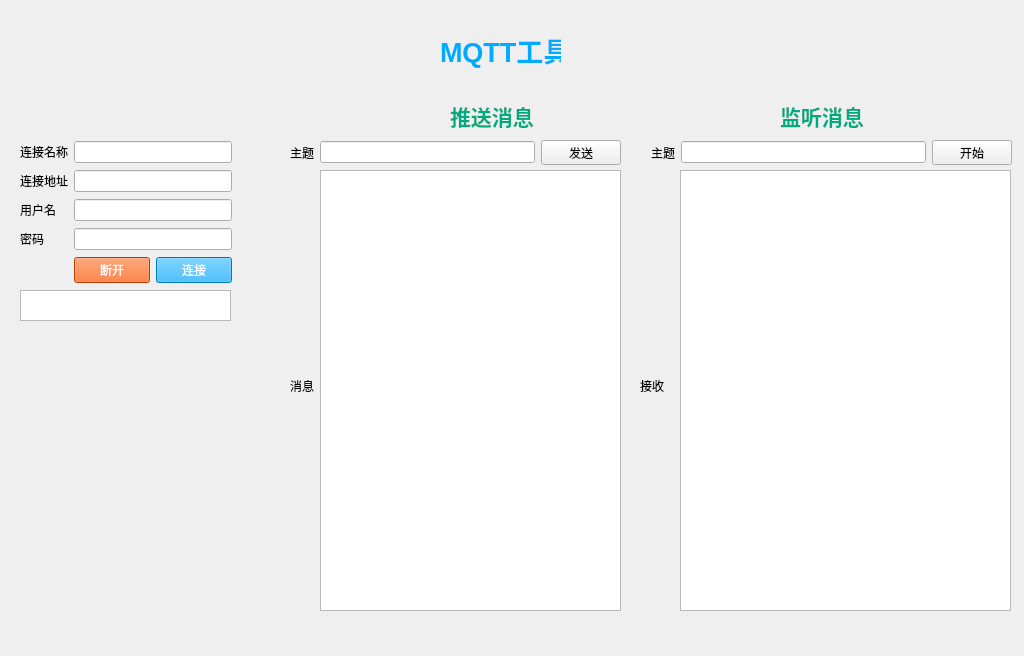
<?xml version="1.0" encoding="UTF-8"?>
<ui version="4.0">
 <class>Form</class>
 <widget class="QWidget" name="Form">
  <property name="geometry">
   <rect>
    <x>0</x>
    <y>0</y>
    <width>1024</width>
    <height>656</height>
   </rect>
  </property>
  <property name="windowTitle">
   <string>Form</string>
  </property>
  <widget class="QLabel" name="label">
   <property name="geometry">
    <rect>
     <x>440</x>
     <y>20</y>
     <width>121</width>
     <height>61</height>
    </rect>
   </property>
   <property name="text">
    <string>&lt;html&gt;&lt;head/&gt;&lt;body&gt;&lt;p&gt;&lt;span style=&quot; font-size:20pt; font-weight:600; color:#00aaff;&quot;&gt;MQTT工具&lt;/span&gt;&lt;/p&gt;&lt;/body&gt;&lt;/html&gt;</string>
   </property>
  </widget>
  <widget class="QLabel" name="label_6">
   <property name="geometry">
    <rect>
     <x>450</x>
     <y>100</y>
     <width>111</width>
     <height>31</height>
    </rect>
   </property>
   <property name="text">
    <string>&lt;html&gt;&lt;head/&gt;&lt;body&gt;&lt;p&gt;&lt;span style=&quot; font-size:16pt; font-weight:600; color:#00aa7f;&quot;&gt;推送消息&lt;/span&gt;&lt;/p&gt;&lt;/body&gt;&lt;/html&gt;</string>
   </property>
  </widget>
  <widget class="QLabel" name="label_8">
   <property name="geometry">
    <rect>
     <x>290</x>
     <y>380</y>
     <width>54</width>
     <height>12</height>
    </rect>
   </property>
   <property name="text">
    <string>消息</string>
   </property>
  </widget>
  <widget class="QTextEdit" name="tsxx">
   <property name="geometry">
    <rect>
     <x>320</x>
     <y>170</y>
     <width>301</width>
     <height>441</height>
    </rect>
   </property>
  </widget>
  <widget class="QLabel" name="label_10">
   <property name="geometry">
    <rect>
     <x>780</x>
     <y>100</y>
     <width>101</width>
     <height>31</height>
    </rect>
   </property>
   <property name="text">
    <string>&lt;html&gt;&lt;head/&gt;&lt;body&gt;&lt;p&gt;&lt;span style=&quot; font-size:16pt; font-weight:600; color:#00aa7f;&quot;&gt;监听消息&lt;/span&gt;&lt;/p&gt;&lt;/body&gt;&lt;/html&gt;</string>
   </property>
  </widget>
  <widget class="QTextEdit" name="jtxx">
   <property name="geometry">
    <rect>
     <x>680</x>
     <y>170</y>
     <width>331</width>
     <height>441</height>
    </rect>
   </property>
  </widget>
  <widget class="QLabel" name="label_11">
   <property name="geometry">
    <rect>
     <x>640</x>
     <y>380</y>
     <width>54</width>
     <height>12</height>
    </rect>
   </property>
   <property name="text">
    <string>接收</string>
   </property>
  </widget>
  <widget class="QTextBrowser" name="ljzt">
   <property name="geometry">
    <rect>
     <x>20</x>
     <y>290</y>
     <width>211</width>
     <height>31</height>
    </rect>
   </property>
   <property name="html">
    <string>&lt;!DOCTYPE HTML PUBLIC &quot;-//W3C//DTD HTML 4.0//EN&quot; &quot;http://www.w3.org/TR/REC-html40/strict.dtd&quot;&gt;
&lt;html&gt;&lt;head&gt;&lt;meta name=&quot;qrichtext&quot; content=&quot;1&quot; /&gt;&lt;style type=&quot;text/css&quot;&gt;
p, li { white-space: pre-wrap; }
&lt;/style&gt;&lt;/head&gt;&lt;body style=&quot; font-family:'SimSun'; font-size:9pt; font-weight:400; font-style:normal;&quot;&gt;
&lt;p align=&quot;center&quot; style=&quot;-qt-paragraph-type:empty; margin-top:0px; margin-bottom:0px; margin-left:0px; margin-right:0px; -qt-block-indent:0; text-indent:0px;&quot;&gt;&lt;br /&gt;&lt;/p&gt;&lt;/body&gt;&lt;/html&gt;</string>
   </property>
  </widget>
  <widget class="QWidget" name="">
   <property name="geometry">
    <rect>
     <x>20</x>
     <y>140</y>
     <width>212</width>
     <height>147</height>
    </rect>
   </property>
   <layout class="QGridLayout" name="gridLayout">
    <item row="1" column="0">
     <widget class="QLabel" name="label_2">
      <property name="text">
       <string>连接地址</string>
      </property>
     </widget>
    </item>
    <item row="2" column="1" colspan="2">
     <widget class="QLineEdit" name="yhm"/>
    </item>
    <item row="0" column="0">
     <widget class="QLabel" name="label_5">
      <property name="text">
       <string>连接名称</string>
      </property>
     </widget>
    </item>
    <item row="1" column="1" colspan="2">
     <widget class="QLineEdit" name="ljdz"/>
    </item>
    <item row="2" column="0">
     <widget class="QLabel" name="label_3">
      <property name="text">
       <string>用户名</string>
      </property>
     </widget>
    </item>
    <item row="4" column="1">
     <widget class="QPushButton" name="dkan">
      <property name="styleSheet">
       <string notr="true">color: rgb(255, 255, 255);
background-color: rgb(255, 85, 0);</string>
      </property>
      <property name="text">
       <string>断开</string>
      </property>
     </widget>
    </item>
    <item row="3" column="1" colspan="2">
     <widget class="QLineEdit" name="mm"/>
    </item>
    <item row="3" column="0">
     <widget class="QLabel" name="label_4">
      <property name="text">
       <string>密码</string>
      </property>
     </widget>
    </item>
    <item row="4" column="2">
     <widget class="QPushButton" name="ljan">
      <property name="styleSheet">
       <string notr="true">color: rgb(255, 255, 255);
background-color: rgb(0, 170, 255);</string>
      </property>
      <property name="text">
       <string>连接</string>
      </property>
     </widget>
    </item>
    <item row="0" column="1" colspan="2">
     <widget class="QLineEdit" name="ljmc"/>
    </item>
   </layout>
  </widget>
  <widget class="QWidget" name="">
   <property name="geometry">
    <rect>
     <x>290</x>
     <y>140</y>
     <width>331</width>
     <height>25</height>
    </rect>
   </property>
   <layout class="QHBoxLayout" name="horizontalLayout">
    <item>
     <widget class="QLabel" name="label_7">
      <property name="text">
       <string>主题</string>
      </property>
     </widget>
    </item>
    <item>
     <widget class="QLineEdit" name="tszt"/>
    </item>
    <item>
     <widget class="QPushButton" name="tsfs">
      <property name="text">
       <string>发送</string>
      </property>
     </widget>
    </item>
   </layout>
  </widget>
  <widget class="QWidget" name="">
   <property name="geometry">
    <rect>
     <x>651</x>
     <y>140</y>
     <width>361</width>
     <height>25</height>
    </rect>
   </property>
   <layout class="QHBoxLayout" name="horizontalLayout_2">
    <item>
     <widget class="QLabel" name="label_9">
      <property name="text">
       <string>主题</string>
      </property>
     </widget>
    </item>
    <item>
     <widget class="QLineEdit" name="jtzt"/>
    </item>
    <item>
     <widget class="QPushButton" name="jtks">
      <property name="text">
       <string>开始</string>
      </property>
     </widget>
    </item>
   </layout>
  </widget>
 </widget>
 <resources/>
 <connections/>
</ui>
